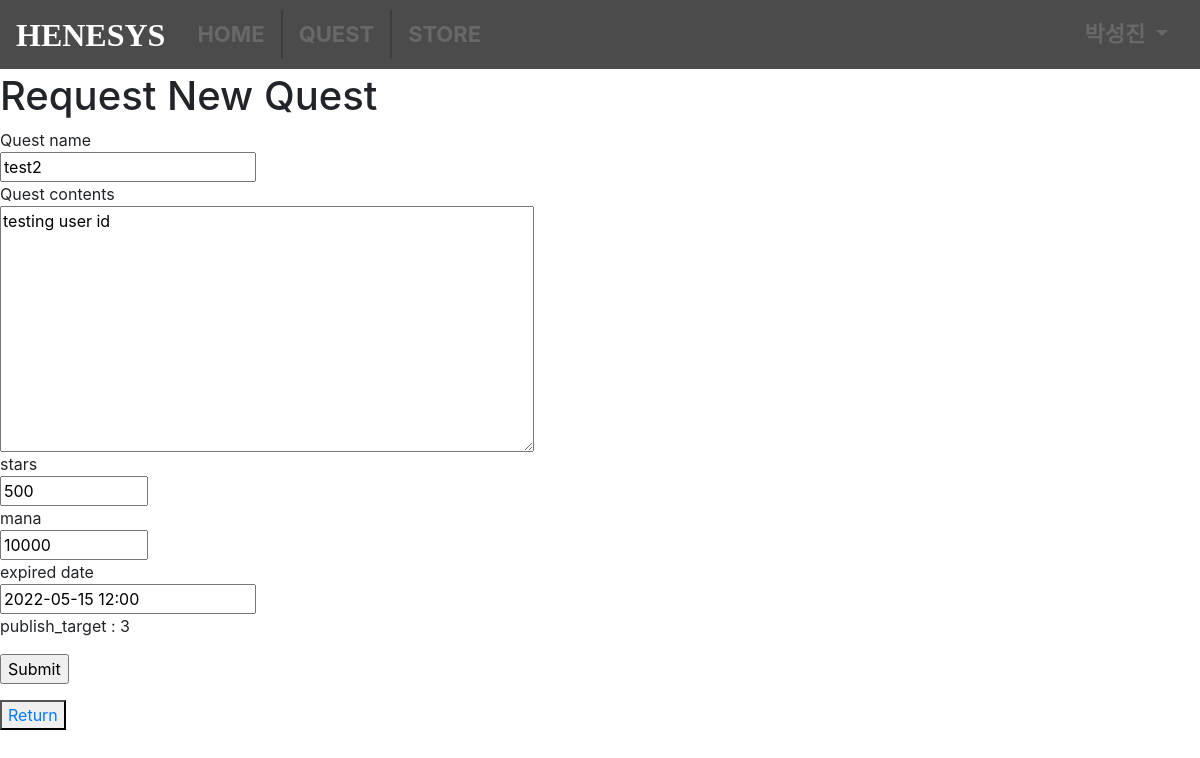
Page /quest/display_questlist/5/edit (signed in) on the committed database.
### accounts/models.py (models this page shows)
class HenesysUser(models.Model):
    user = models.OneToOneField(settings.AUTH_USER_MODEL, on_delete=models.CASCADE);
    stars = models.PositiveBigIntegerField(default=0)
    mana  = models.PositiveBigIntegerField(default=0)
    nickname = models.CharField(max_length=50)
    temp  = models.PositiveBigIntegerField(default=0)

### quest/models.py (models this page shows, shortened)
class Quest(models.Model):
    questname = models.CharField(max_length=50)
    contents = models.TextField()
    stars = models.PositiveBigIntegerField()
    mana = models.PositiveBigIntegerField()
    status = models.CharField(max_length=50)
    pub_date = models.DateTimeField()
    closed_date = models.DateTimeField(null=True, blank=True)
    due_date = models.DateTimeField(null=True, blank=True)
    publish_target = models.CharField(max_length=50)
    tag = TaggableManager()

### quest/views.py (the view, shortened to what this page needs)
# urls.py: path('display_questlist/<int:pk>/edit', views.edit_quest, name='edit_quest'),
def edit_quest(request, pk):
   if request.user.is_superuser:
      quest_obj = Quest.objects.get(pk=pk)
      return render(request,'edit_quest.html',{'quest':quest_obj})

### quest/templates/edit_quest.html (shortened to what this page needs)
{% extends 'base.html' %}
{% block content %}
<!DOCTYPE html>
<html lang="en">
<head>
</head>
<body>
    <h1>Request New Quest</h1>
    <form method="POST">
        Quest name<br>
        <input type="text" name="questname" value="{{ quest.questname }}"><br>
        Quest contents<br>
        <textarea rows="10" cols="50" name="contents">{{ quest.contents }}</textarea><br>
        stars<br>
        <input type="number" min="0" max="99999999" name="stars" value="{{ quest.stars }}"><br>
        mana<br>
        <input type="number" min="0" max="99999999" name="mana" value="{{ quest.mana }}"><br>
        expired date<br>
        <input type="datetime" name="due_date" value="{{ quest.due_date|date:"Y-m-d H:i" }}"><br>
        publish_target : {{quest.publish_target}} </p>
        <input type="submit" value="Submit">
    </form>
</body>
<button><a href="/quest/display_questlist/{{quest.pk}}">Return</a></button>
</html>
{% endblock %}

### templates/navbar.html (shortened to what this page needs)
{% load active_link_tags %}
<nav class="navbar fixed-top navbar-expand-lg">
    <font face = "Sodosans" size = "6">
      <a href="{% url 'home' %}" style="text-decoration:none; color:white; font-weight:bold;">HENESYS&nbsp;&nbsp;</a>
    </font>
    {% if request.user.is_authenticated %}
    <div id="navbarNav">
      <ul class="navbar-nav">
        <li class="nav-item {% active_link 'home' 'active' %}">
            <a class="nav-link" href="{% url 'home' %}">HOME</a>
        </li>
        <li class="nav-item {% active_link 'display_questlist' 'active' %}">
          <a class="nav-link" href="{% url 'display_questlist' %}">QUEST</a>
        </li>
        <li class="nav-item {% active_link '' 'active' %}">
          <a class="nav-link" href="#">STORE</a>
        </li>
      </ul>
    </div>
    <div class="collapse navbar-collapse" id="mainMenu">
      <ul class="navbar-nav ml-auto">
        <li class="nav-item dropdown">
          <a class="nav-link dropdown-toggle" href="#" id="userMenu" data-toggle="dropdown" aria-haspopup="true" aria-expanded="false">
            {{ user.henesysuser.nickname }}
          </a>
    {% endif %}
</nav>

### templates/base.html (style rules this page uses)
body { background-image: url('https://i.redd.it/y68mq3s193431.jpg'); background-repeat: no-repeat; background-attachment: fixed; background-size: 100% 100%; }
body { -ms-overflow-style: none; scrollbar-width: none; overflow-y: scroll; }

### templates/navbar.html (style rules this page uses)
.nav-link { color: rgb(105, 104, 104); font-size: 22px; font-weight: bold; font-style: Sodosans; }
.navbar { background-color: rgb(75, 75, 75); padding-top: 10px !important; padding-bottom: 10px !important; }
.nav-item { float: left; list-style: none; padding: 0px 8px; border-right: 2px solid rgb(61, 61, 61); }
.nav-item:last-child { border-right: none; }

### rows in the picture
Quest: questname "test2", contents "testing user id", stars "500", mana "10000", due_date "2022-05-15 12:00", publish_target "3"

### other values in the picture
{{ user.henesysuser.nickname }} "박성진"
